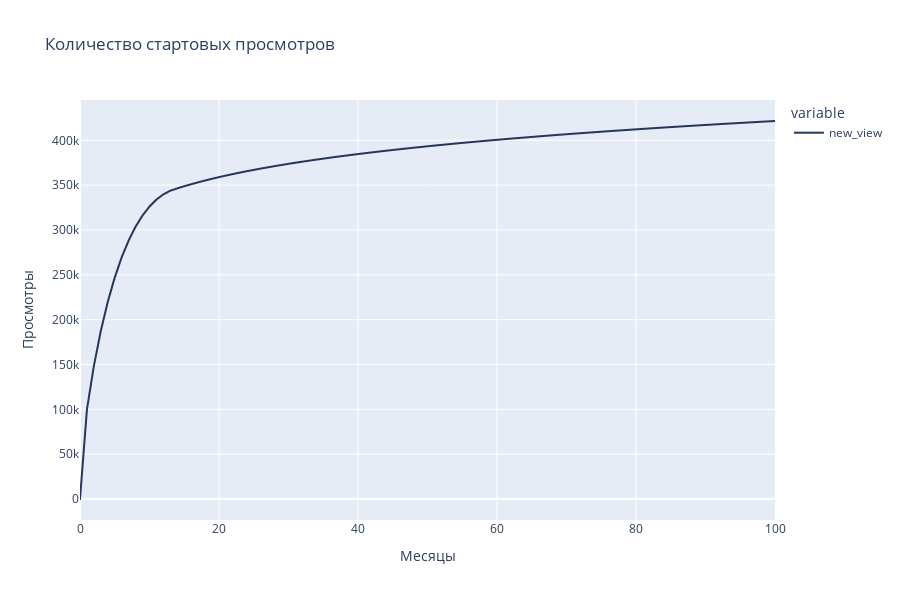

Notebook cell for this chart:
### Code cell
df2 = df1.copy(deep=True)
df2 = df2.groupby(['run', 'timestep']).last().reset_index()

fig = px.line(df2, x="timestep", y=[ 'new_view'], line_group='run',  title='Количество стартовых просмотров', height=600, color_discrete_sequence= my_colors)


fig.update_layout(xaxis_title='Месяцы', yaxis_title='Просмотры')

fig.show()
